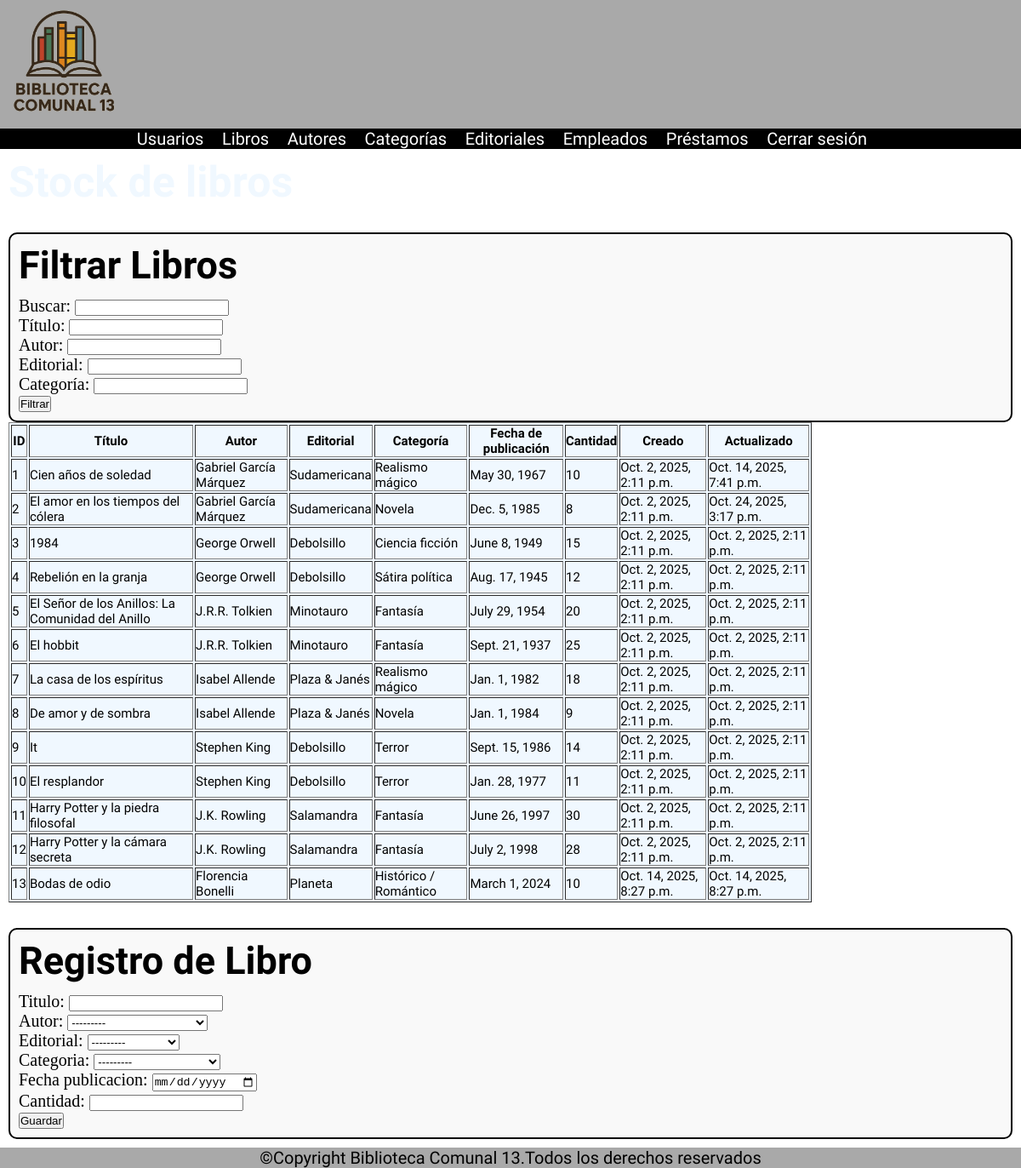
The page /libros/stock/ on the database its author committed.
### apps/libros/models.py (models this page shows, shortened)
class Libro(models.Model):
    titulo = models.CharField(max_length=200, null=False, blank=False, db_column='titulo_libro')
    autor = models.ForeignKey(Autor, on_delete=models.CASCADE, null=False, blank=False, db_column='nombre_autor')
    editorial = models.ForeignKey(Editorial, on_delete=models.CASCADE, null=False, blank=False, db_column='nombre_editorial')
    categoria = models.ForeignKey(Categoria, on_delete=models.CASCADE, null=False, blank=False, db_column='nombre_categoria')
    fecha_publicacion = models.DateField()
    cantidad = models.IntegerField(null=False, blank=False)
    creado = models.DateTimeField(auto_now_add=True)
    actualizado = models.DateTimeField(auto_now=True)

### apps/autores/models.py (models this page shows)
class Autor(models.Model):
    nombre = models.CharField(max_length=100, null=False, blank=False, db_column='nombre_autor')
    nacionalidad = models.CharField(max_length=50)
    def __str__(self):
        return self.nombre

### apps/editoriales/models.py (models this page shows)
class Editorial(models.Model):
    nombre = models.CharField(max_length=100, null=False, blank=False, db_column='nombre_editorial')
    pais = models.CharField(max_length=50, db_column='pais_editorial')
    calle = models.CharField(max_length=100, db_column='calle_editorial', null=True, blank=True)
    numero_calle = models.IntegerField(db_column='numero_calle_editorial', null=True, blank=True)
    casa = models.BooleanField(default=False, db_column='casa_editorial')
    edificio = models.BooleanField(default=False, db_column='edificio_editorial')
    piso = models.CharField(max_length=10, db_column='piso_editorial', null=True, blank=True)
    departamento = models.CharField(max_length=10, db_column='departamento_numero_casa_editorial', null=True, blank=True)
    created_at = models.DateTimeField(auto_now_add=True)
    updated_at = models.DateTimeField(auto_now=True)
    def __str__(self):
        return self.nombre

### apps/categorias/models.py (models this page shows)
class Categoria(models.Model):
    nombre = models.CharField(max_length=100, null=False, blank=False, db_column='nombre_categoria')
    def __str__(self):
        return self.nombre

### apps/libros/views.py (the view, shortened to what this page needs)
# urls.py: path('stock/', lista_libros,name='lista_libros')
def lista_libros(request):
    filtro_form = FiltroLibroForm(request.GET or None)
    libros = Libro.objects.all()
    if request.method == 'POST':
        form = LibroForm(request.POST)
        if form.is_valid():
            form.save()
            return redirect('lista_libros')
    else:
        form = LibroForm()
    return render(request, 'libros.html', {'form': form, 'libros': libros, 'filtro_form': filtro_form})

### apps/libros/forms.py
class LibroForm(forms.ModelForm):
    class Meta:
        model = Libro
        fields = ['titulo', 'autor', 'editorial', 'categoria', 'fecha_publicacion', 'cantidad']
        widgets = {
            'fecha_publicacion': forms.DateInput(attrs={'type': 'date'}),
        }

class FiltroLibroForm(forms.Form):
    q = forms.CharField(label='Buscar', required=False)
    titulo = forms.CharField(label='Título', required=False)
    autor = forms.CharField(label='Autor', required=False)
    editorial = forms.CharField(label='Editorial', required=False)
    categoria = forms.CharField(label='Categoría', required=False)

### templates/libros.html (shortened to what this page needs)
{% load static %}
<!DOCTYPE html>
<html lang="en">
<head>
    <link rel="stylesheet" href="{% static 'css/styles.css' %}">
</head>
<body>
  <header>
    <img src="{% static './multimedia/logo_BC13.png' %}" width="150">
  </header>
  <nav class="nav__flex font__white">
    <ul class="bona-nova-sc-regular">
      <li><a href="{% url 'lista_usuarios' %}">Usuarios</a></li>
      <li><a href="{% url 'lista_libros' %}">Libros</a></li>
      <li><a href="{% url 'lista_autores' %}">Autores</a></li>
      <li><a href="{% url 'lista_categorias' %}">Categorías</a></li>
      <li><a href="{% url 'lista_editoriales' %}">Editoriales</a></li>
      <li><a href="{% url 'lista_empleados' %}">Empleados</a></li>
      <li><a href="{% url 'lista_prestamos' %}">Préstamos</a></li>
      <li><a href="{% url 'index' %}">Cerrar sesión</a></li>
    </ul>
  </nav>
  <main>
    <h1 class="bona-nova-sc-bold font__white">Stock de libros</h1>
    <div class="register__alldata">
      <h2 class="bona-nova-sc-bold">Filtrar Libros</h2>
      <form method="get">
          {{ filtro_form.as_p }}
          <button type="submit">Filtrar</button>
      </form>
    </div>
    <table border="1" class="bona-nova-sc-regular">
  <thead>
    <tr>
      <th><strong>ID</strong></th>
      <th><strong>Título</strong></th>
      <th><strong>Autor</strong></th>
      <th><strong>Editorial</strong></th>
      <th><strong>Categoría</strong></th>
      <th><strong>Fecha de publicación</strong></th>
      <th><strong>Cantidad</strong></th>
      <th><strong>Creado</strong></th>
      <th><strong>Actualizado</strong></th>
    </tr>
  </thead>
  <tbody>
    {%for libro in libros%}
    <tr>
      <td>{{libro.id}}</td>
      <td>{{libro.titulo}}</td>
      <td>{{libro.autor}}</td>
      <td>{{libro.editorial}}</td>
      <td>{{libro.categoria}}</td>
      <td>{{libro.fecha_publicacion}}</td>
      <td>{{libro.cantidad}}</td>
      <td>{{libro.creado}}</td>
      <td>{{libro.actualizado}}</td>
    </tr>
    {% endfor %}
  </tbody>
</table>
<div class="register__alldata">
  <h2 class="bona-nova-sc-bold">Registro de Libro</h2>
  <form method="post">
      {{ form.as_p }}
      <button type="submit">Guardar</button>
  </form>
</div>
  </main>
  <footer>
    <p class="bona-nova-sc-regular align__center">©Copyright Biblioteca Comunal 13.Todos los derechos reservados</p>
  </footer>
</body>
</html>

### static/css/styles.css (style rules this page uses)
* { margin: 0px; padding: 0px; }
html, body { width: 100%; height: 100%; margin: 0; font-size: 62.5%; background-image: url("../multimedia/background.jpg"); background-size: cover; }
main { flex: 1; padding: 1rem; }
header,footer { background-color: darkgrey; }
nav { background-color: black; height: auto; }
.align__center { text-align: center; }
p { font-size: 2rem; }
h1 { font-size: 5rem; }
h2 { font-size: 4.5rem; }
form { margin-top: 1rem; font-size: 1.8rem; }
table { background-color: aliceblue; width: 80%; }
td, th { font-size: 1.5rem; }
.font__white { color: aliceblue; }
.nav__flex { display: flex; justify-content: space-around; align-items: center; }
a { text-decoration: none; color: white; font-size: 2rem; }
ul > li { list-style: none; display: inline; margin-right: 20px; }
.register__alldata { margin-top: 3rem; padding: 1rem; border: 2px solid black; border-radius: 1rem; background-color: #f9f9f9; width: auto; }
.bona-nova-sc-regular { font-family: "Bona Nova SC", serif; font-weight: 400; font-style: normal; }
.bona-nova-sc-bold { font-family: "Bona Nova SC", serif; font-weight: 700; font-style: normal; }
@media (min-width: 1024px) and (max-width: 1279px) { .nav__flex { flex-direction: row; justify-content: space-around; } }
@media (min-width: 1024px) and (max-width: 1279px) { a { font-size: 2rem; } }
@media (min-width: 1024px) and (max-width: 1279px) { table { width: 80%; } }
@media (min-width: 1024px) and (max-width: 1279px) { header img { width: 150px; } }

### rows shown on the page
Libro: id "1", titulo "Cien años de soledad", autor "Gabriel García Márquez", editorial "Sudamericana", categoria "Realismo mágico", fecha_publicacion "May 30, 1967", cantidad "10", creado "Oct. 2, 2025, 2:11 p.m.", actualizado "Oct. 14, 2025, 7:41 p.m."
Libro: id "2", titulo "El amor en los tiempos del cólera", autor "Gabriel García Márquez", editorial "Sudamericana", categoria "Novela", fecha_publicacion "Dec. 5, 1985", cantidad "8", creado "Oct. 2, 2025, 2:11 p.m.", actualizado "Oct. 24, 2025, 3:17 p.m."
Libro: id "3", titulo "1984", autor "George Orwell", editorial "Debolsillo", categoria "Ciencia ficción", fecha_publicacion "June 8, 1949", cantidad "15", creado "Oct. 2, 2025, 2:11 p.m.", actualizado "Oct. 2, 2025, 2:11 p.m."
Libro: id "4", titulo "Rebelión en la granja", autor "George Orwell", editorial "Debolsillo", categoria "Sátira política", fecha_publicacion "Aug. 17, 1945", cantidad "12", creado "Oct. 2, 2025, 2:11 p.m.", actualizado "Oct. 2, 2025, 2:11 p.m."
Libro: id "5", titulo "El Señor de los Anillos: La Comunidad del Anillo", autor "J.R.R. Tolkien", editorial "Minotauro", categoria "Fantasía", fecha_publicacion "July 29, 1954", cantidad "20", creado "Oct. 2, 2025, 2:11 p.m.", actualizado "Oct. 2, 2025, 2:11 p.m."
Libro: id "6", titulo "El hobbit", autor "J.R.R. Tolkien", editorial "Minotauro", categoria "Fantasía", fecha_publicacion "Sept. 21, 1937", cantidad "25", creado "Oct. 2, 2025, 2:11 p.m.", actualizado "Oct. 2, 2025, 2:11 p.m."
Libro: id "7", titulo "La casa de los espíritus", autor "Isabel Allende", editorial "Plaza & Janés", categoria "Realismo mágico", fecha_publicacion "Jan. 1, 1982", cantidad "18", creado "Oct. 2, 2025, 2:11 p.m.", actualizado "Oct. 2, 2025, 2:11 p.m."
Libro: id "8", titulo "De amor y de sombra", autor "Isabel Allende", editorial "Plaza & Janés", categoria "Novela", fecha_publicacion "Jan. 1, 1984", cantidad "9", creado "Oct. 2, 2025, 2:11 p.m.", actualizado "Oct. 2, 2025, 2:11 p.m."
Libro: id "9", titulo "It", autor "Stephen King", editorial "Debolsillo", categoria "Terror", fecha_publicacion "Sept. 15, 1986", cantidad "14", creado "Oct. 2, 2025, 2:11 p.m.", actualizado "Oct. 2, 2025, 2:11 p.m."
Libro: id "10", titulo "El resplandor", autor "Stephen King", editorial "Debolsillo", categoria "Terror", fecha_publicacion "Jan. 28, 1977", cantidad "11", creado "Oct. 2, 2025, 2:11 p.m.", actualizado "Oct. 2, 2025, 2:11 p.m."
Libro: id "11", titulo "Harry Potter y la piedra filosofal", autor "J.K. Rowling", editorial "Salamandra", categoria "Fantasía", fecha_publicacion "June 26, 1997", cantidad "30", creado "Oct. 2, 2025, 2:11 p.m.", actualizado "Oct. 2, 2025, 2:11 p.m."
Libro: id "12", titulo "Harry Potter y la cámara secreta", autor "J.K. Rowling", editorial "Salamandra", categoria "Fantasía", fecha_publicacion "July 2, 1998", cantidad "28", creado "Oct. 2, 2025, 2:11 p.m.", actualizado "Oct. 2, 2025, 2:11 p.m."
Libro: id "13", titulo "Bodas de odio", autor "Florencia Bonelli", editorial "Planeta", categoria "Histórico / Romántico", fecha_publicacion "March 1, 2024", cantidad "10", creado "Oct. 14, 2025, 8:27 p.m.", actualizado "Oct. 14, 2025, 8:27 p.m."
